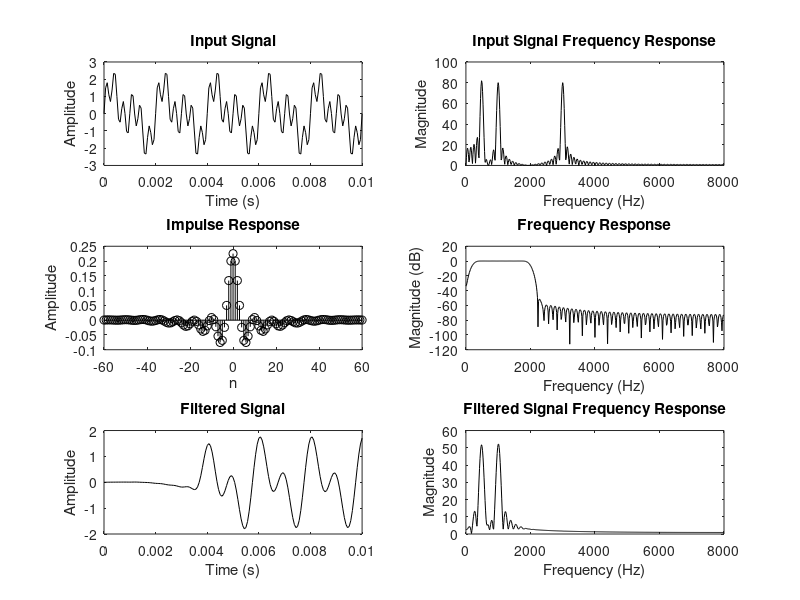

Here is the MATLAB script that generated this plot: (Note: this script raises an error after producing the figure.)
clc; clear; close all;

fft_ord = 1024;
fs = 16000;
fc1 = 200;  
fc2 = 2000;  
wc1 = 2 * pi * fc1 / fs;  
wc2 = 2 * pi * fc2 / fs;

f1 = 500; f2 = 1000; f3 = 3000;
t = 0:1/fs:0.01;
x = sin(2*pi*f1*t) + sin(2*pi*f2*t) + sin(2*pi*f3*t);
fft_x = fft(x, fft_ord);

N = 121;
n_range = -(N-1)/2:(N-1)/2;


hd = zeros(1, N);
for n = n_range
   if n == 0
        hd(n + (N + 1) / 2) = (wc2 - wc1) / pi;  
    else
        hd(n + (N + 1) / 2) = (sin(wc2 * n) - sin(wc1 * n)) / (pi * n);
    end
end

% ---------------------- HAMMING WINDOW ----------------------
w = 0.54 + 0.46 * cos(2 * pi * n_range / (N - 1));
h = hd .* w;
y = filter(h, 1, x);
fft_y = fft(y, fft_ord);
h1 = freqz(h, 1, fft_ord / 2);
fr = (0:fft_ord-1) * fs / fft_ord;

figure;
subplot(3,2,1); plot(t, x, 'k'); title('Input Signal'); ylabel('Amplitude'); xlabel('Time (s)');
subplot(3,2,2); plot(fr(1:fft_ord/2), abs(fft_x(1:fft_ord/2)), 'k'); title('Input Signal Frequency Response'); ylabel('Magnitude'); xlabel('Frequency (Hz)');
subplot(3,2,3); stem(n_range, h, 'k'); title('Impulse Response'); ylabel('Amplitude'); xlabel('n');
subplot(3,2,4); plot(fr(1:fft_ord/2), 20*log10(abs(h1)), 'k'); title('Frequency Response'); ylabel('Magnitude (dB)'); xlabel('Frequency (Hz)');
subplot(3,2,5); plot(t, y, 'k'); title('Filtered Signal'); ylabel('Amplitude'); xlabel('Time (s)');
subplot(3,2,6); plot(fr(1:fft_ord/2), abs(fft_y(1:fft_ord/2)), 'k'); title('Filtered Signal Frequency Response'); ylabel('Magnitude'); xlabel('Frequency (Hz)');
sgtitle('BAND PASS FILTER (HAMMING)');
saveas(gcf, 'band_pass_hamming.png');

%---------------------- RECTANGULAR WINDOW ----------------------
wr = ones(1, N);
h = hd .* wr;
y = filter(h, 1, x);
fft_ord = 1000;
fft_x = fft(x, fft_ord);
fft_y = fft(y, fft_ord);
h2 = freqz(h, 1, fft_ord / 2);
fr = (0:fft_ord-1) * (fs / fft_ord);

figure;
subplot(3,2,1); plot(t, x, 'k'); title('Input Signal'); ylabel('Amplitude'); xlabel('Time (s)');
subplot(3,2,2); plot(fr(1:fft_ord/2), abs(fft_x(1:fft_ord/2)), 'k'); title('Input Signal Frequency Response'); ylabel('Magnitude'); xlabel('Frequency (Hz)');
subplot(3,2,3); stem(n_range, h, 'k'); title('Impulse Response'); ylabel('Amplitude'); xlabel('n');
subplot(3,2,4); plot(fr(1:fft_ord/2), 20*log10(abs(h2)), 'k'); title('Frequency Response'); ylabel('Magnitude (dB)'); xlabel('Frequency (Hz)');
subplot(3,2,5); plot(t, y, 'k'); title('Filtered Signal'); ylabel('Amplitude'); xlabel('Time (s)');
subplot(3,2,6); plot(fr(1:fft_ord/2), abs(fft_y(1:fft_ord/2)), 'k'); title('Filtered Signal Frequency Response'); ylabel('Magnitude'); xlabel('Frequency (Hz)');
sgtitle('BAND PASS FILTER (RECTANGULAR)');
saveas(gcf, 'band_pass_rectangular.png');

% ---------------------- HANNING WINDOW ----------------------
wh = 0.5 + 0.5 * cos(2 * pi * n_range / (N - 1));
h = hd .* wh;
y = filter(h, 1, x);
fft_ord = 1000;
fft_x = fft(x, fft_ord);
fft_y = fft(y, fft_ord);
h3 = freqz(h, 1, fft_ord / 2);
fr = (0:fft_ord-1) * (fs / fft_ord);

figure;
subplot(3,2,1); plot(t, x, 'k'); title('Input Signal'); ylabel('Amplitude'); xlabel('Time (s)');
subplot(3,2,2); plot(fr(1:fft_ord/2), abs(fft_x(1:fft_ord/2)), 'k'); title('Input Signal Frequency Response'); ylabel('Magnitude'); xlabel('Frequency (Hz)');
subplot(3,2,3); stem(n_range, h, 'k'); title('Impulse Response'); ylabel('Amplitude'); xlabel('n');
subplot(3,2,4); plot(fr(1:fft_ord/2), 20*log10(abs(h3)), 'k'); title('Frequency Response'); ylabel('Magnitude (dB)'); xlabel('Frequency (Hz)');
subplot(3,2,5); plot(t, y, 'k'); title('Filtered Signal'); ylabel('Amplitude'); xlabel('Time (s)');
subplot(3,2,6); plot(fr(1:fft_ord/2), abs(fft_y(1:fft_ord/2)), 'k'); title('Filtered Signal Frequency Response'); ylabel('Magnitude'); xlabel('Frequency (Hz)');
sgtitle('BAND PASS FILTER (HANNING)');
saveas(gcf, 'band_pass_hanning.png');
